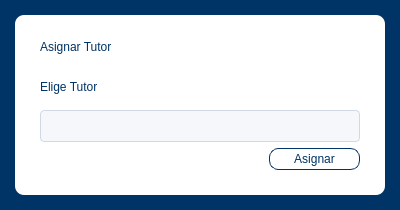
<?xml version="1.0" encoding="UTF-8"?>
<ui version="4.0">
 <class>Dialog</class>
 <widget class="QDialog" name="Dialog">
  <property name="geometry">
   <rect>
    <x>0</x>
    <y>0</y>
    <width>400</width>
    <height>210</height>
   </rect>
  </property>
  <property name="windowTitle">
   <string>Dialog</string>
  </property>
  <property name="styleSheet">
   <string notr="true">#Dialog{
background-color: rgb(0, 51, 102);
}
</string>
  </property>
  <layout class="QGridLayout" name="gridLayout">
   <property name="leftMargin">
    <number>15</number>
   </property>
   <property name="topMargin">
    <number>15</number>
   </property>
   <property name="rightMargin">
    <number>15</number>
   </property>
   <property name="bottomMargin">
    <number>15</number>
   </property>
   <item row="0" column="0">
    <widget class="QFrame" name="frame">
     <property name="styleSheet">
      <string notr="true">background-color: rgb(255, 255, 255);
border-radius:9px;</string>
     </property>
     <property name="frameShape">
      <enum>QFrame::Shape::StyledPanel</enum>
     </property>
     <property name="frameShadow">
      <enum>QFrame::Shadow::Raised</enum>
     </property>
     <layout class="QVBoxLayout" name="verticalLayout">
      <property name="leftMargin">
       <number>25</number>
      </property>
      <property name="topMargin">
       <number>15</number>
      </property>
      <property name="rightMargin">
       <number>25</number>
      </property>
      <property name="bottomMargin">
       <number>25</number>
      </property>
      <item>
       <widget class="QLabel" name="label">
        <property name="styleSheet">
         <string notr="true">font: 350 16pt &quot;Segoe UI&quot;;
color:rgb(0, 51, 102)</string>
        </property>
        <property name="text">
         <string>Asignar Tutor</string>
        </property>
       </widget>
      </item>
      <item>
       <widget class="QLabel" name="label_2">
        <property name="styleSheet">
         <string notr="true">color: rgb(0, 51, 102);</string>
        </property>
        <property name="text">
         <string>Elige Tutor</string>
        </property>
       </widget>
      </item>
      <item>
       <widget class="QComboBox" name="input_tutor">
        <property name="styleSheet">
         <string notr="true">/* Estilo principal del ComboBox */
QComboBox {
    background-color: rgb(245, 247, 250);
    border: 1px solid #d1d9e6; /* Un borde suave que combina con el fondo */
    border-radius: 4px;
    padding: 0px 15px;
    font-size: 14px;
    color: #2e3440; /* Gris muy oscuro para buen contraste */
    min-height: 30px;
}

/* Estado cuando pasas el ratón por encima */
QComboBox:hover {
    border: 1px solid #aeb9cc;
    background-color: #ffffff; /* Se aclara un poco al interactuar */
}

/* Estado cuando el combo está abierto */
QComboBox:on { 
    border-bottom-left-radius: 0px;
    border-bottom-right-radius: 0px;
    border: 2px solid #5e81ac; /* Color de énfasis (azul) al estar activo */
}

/* Estilo del botón de la flecha */
QComboBox::drop-down {
    subcontrol-origin: padding;
    subcontrol-position: top right;
    width: 30px;
    border-left-width: 0px; /* Quitamos la línea divisoria para un look más limpio */
}

/* Estilo de la flecha (puedes usar un caracter o una imagen) */
QComboBox::down-arrow {
    image: url(resources/images/down-arrow-svgrepo-com.svg); /* Si tienes un icono */
    width: 12px;
    height: 12px;
}

/* Estilo de la lista desplegable (el menú) */
QAbstractItemView {
    background-color: #ffffff;
    border: 1px solid ;
    selection-background-color: #5e81ac; /* Color de fondo al seleccionar un item */
    selection-color: white;
    outline: none;
    border-radius: 0px;
	color:#000;
}</string>
        </property>
       </widget>
      </item>
      <item>
       <layout class="QHBoxLayout" name="horizontalLayout" stretch="5,2">
        <item>
         <spacer name="horizontalSpacer">
          <property name="orientation">
           <enum>Qt::Orientation::Horizontal</enum>
          </property>
          <property name="sizeHint" stdset="0">
           <size>
            <width>40</width>
            <height>20</height>
           </size>
          </property>
         </spacer>
        </item>
        <item>
         <widget class="QPushButton" name="btnAsignar">
          <property name="styleSheet">
           <string notr="true">QPushButton{
font: 350 12pt &quot;Segoe UI&quot;;
color: rgb(0, 51, 102);
padding:3px;
border: 1px solid rgb(0,51,102);
}

QPushButton::hover{

color: rgb(255, 255, 255);
	background-color: rgb(0, 51, 102);
border: 1px solid rgb(0,51,102);
}</string>
          </property>
          <property name="text">
           <string>Asignar</string>
          </property>
         </widget>
        </item>
       </layout>
      </item>
     </layout>
    </widget>
   </item>
  </layout>
 </widget>
 <resources/>
 <connections/>
</ui>
